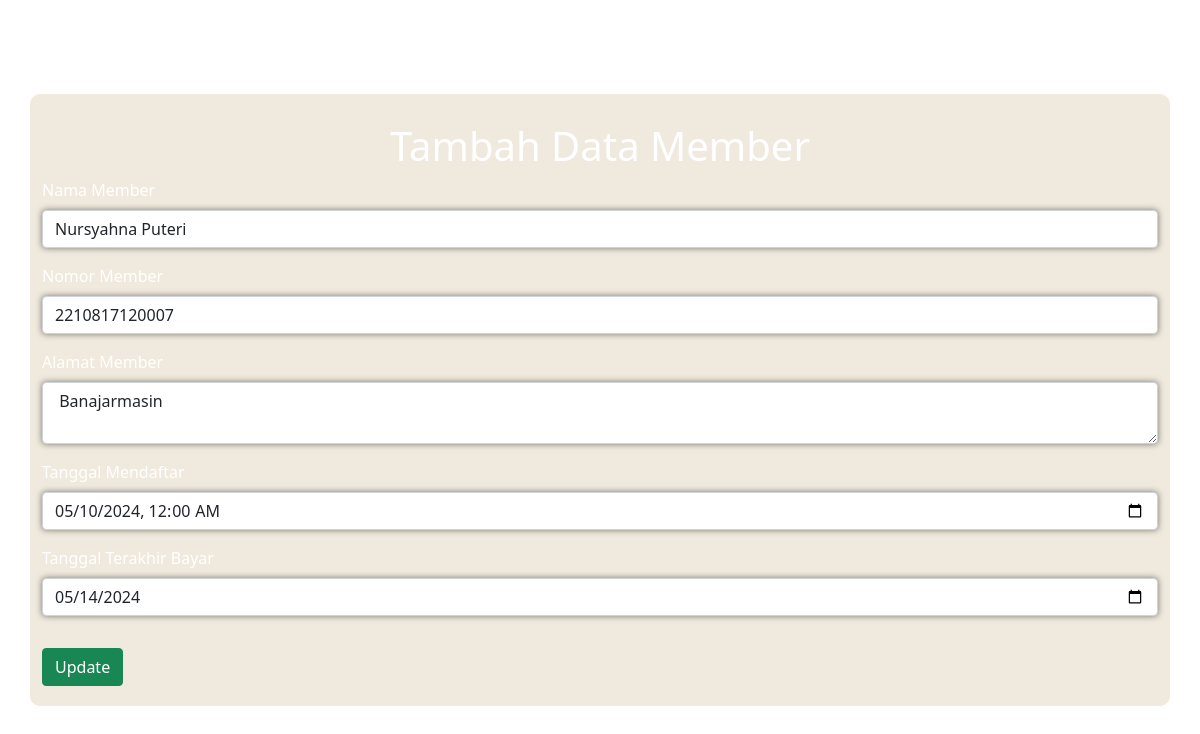
/FormMember.php?id_member=1, run on the app's committed database.
### tables this page shows
CREATE TABLE `member` (
  `id_member` int(11) NOT NULL,
  `nama_member` varchar(250) NOT NULL,
  `nomor_member` varchar(15) NOT NULL,
  `alamat` text NOT NULL,
  `tgl_mendaftar` date NOT NULL,
  `tgl_terakhir_bayar` date NOT NULL
);

### FormMember.php (the view, shortened to what this page needs)
<!DOCTYPE html>
<html lang="en">
<head>
    <link href="https://cdn.jsdelivr.net/npm/bootstrap@5.1.3/dist/css/bootstrap.min.css" rel="stylesheet"
>
</head>
<body>
    <?php
    include_once('Model.php');
    if (isset($_GET['id_member'])) {
        editMember();
    }
    ?>
    <div class="container form-container">
        <div class="row">
            <form action="" method="post">
                <h1 class="mt-2">Tambah Data Member</h1>
                <label for="nama_member" class="form-label" style="color: #fff;">Nama Member</label>
                <input type="text" name="nama_member" id="nama_member" class="form-control mb-3"
                    value="<?php if (isset($_GET['id_member'])) echo $result[0]['nama_member']; ?>" required>
                <label for="nomor_member" class="form-label" style="color: #fff;">Nomor Member</label>
                <input type="text" name="nomor_member" id="nomor_member" class="form-control mb-3"
                    value="<?php if (isset($_GET['id_member'])) echo $result[0]['nomor_member']; ?>" required>
                <label for="alamat" class="form-label" style="color: #fff;">Alamat Member</label>
                <textarea name="alamat" id="alamat" class="form-control mb-3" required><?php if (isset($_GET['id_member'])) echo $result[0]['alamat']; ?></textarea>
                <label for="tgl_mendaftar" class="form-label" style="color: #fff;">Tanggal Mendaftar</label>
                <input type="datetime-local" name="tgl_mendaftar" id="tgl_mendaftar" class="form-control mb-3"
                    value="<?php if (isset($_GET['id_member'])) echo date('Y-m-d\TH:i', strtotime($result[0]['tgl_mendaftar'])); ?>" required>
                <label for="tgl_terakhir_bayar" class="form-label" style="color: #fff;">Tanggal Terakhir Bayar</label>
                <input type="date" name="tgl_terakhir_bayar" id="tgl_terakhir_bayar" class="form-control mb-3"
                    value="<?php if (isset($_GET['id_member'])) echo $result[0]['tgl_terakhir_bayar']; ?>" required>
                <?php
                if (isset($_GET['id_member'])) {
                    echo '<button type="submit" class="btn btn-success mt-3" name="update">Update</button>';
                } else {
                    echo '<button type="submit" class="btn btn-success mt-3" name="tambah">Tambah</button>';
                }
                ?>
            </form>
        </div>
    </div>
</body>
</html>

### FormMember.php (style rules this page uses)
body { background-image: url('library_page.jpg'); background-size: cover; background-position: center; color: #ffffff; font-family: Arial, sans-serif; margin: 0; display: flex; justify-content: center; align-items: center; height: 100vh; overflow: auto; }
.form-container { background-color: rgba(225, 212, 187, 0.5); padding: 20px; border-radius: 10px; }
input, textarea { font-weight: 500; font-size: 1rem; color: #fff; background-color: rgb(28, 28, 30); box-shadow: 0 0 0.4rem rgba(0, 0, 0, 0.5), 0 0 0 0.15rem transparent; border-radius: 0.4rem; border: none; outline: none; padding: 0.4rem; transition: 0.4s; }
button { display: inline-block; border-radius: 10px; border: 1px solid #03045e; position: relative; overflow: hidden; transition: all 0.5s ease-in; z-index: 1; }
button::before, button::after { content: ''; position: absolute; top: 0; width: 0; height: 100%; transform: skew(15deg); transition: all 0.5s; overflow: hidden; z-index: -1; }
button::before { left: -10px; background: #537188; }
button::after { right: -10px; background: #537188; }
h1 { text-align: center; margin-top: 20px; color: #fff; }

### data on the page
member: nama_member "Nursyahna Puteri", nomor_member "2210817120007", alamat "Banajarmasin", tgl_mendaftar "05/10/2024 00:00", tgl_terakhir_bayar "05/14/2024"
